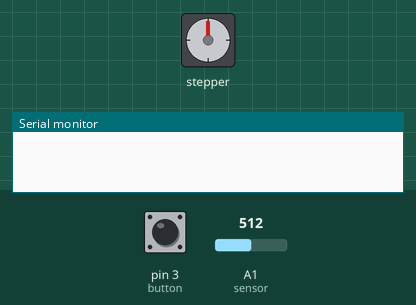
Recording of a sketch running on a simulated Arduino Uno, built with avr-gcc and run on an emulated ATmega328P. Shown: stepper motor, the last lines printed to the serial monitor. Inputs (shaded band) come from the test bench; at power-on: pin 3 (button) HIGH, A1 (sensor) = 512. Stepper angles assume 512 steps per turn.

Above: at 1.2 s.
1.3 s: pin 3 (button) pulled LOW for 0.15 s
At 2.08 s:
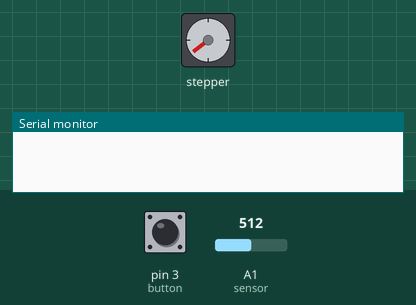
At 3.4 s:
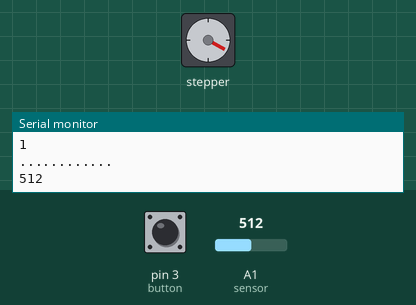
4.3 s: pin 3 (button) pulled LOW for 3.2 s
10.5 s: pin 3 (button) pulled LOW for 1 s
At 10.83 s:
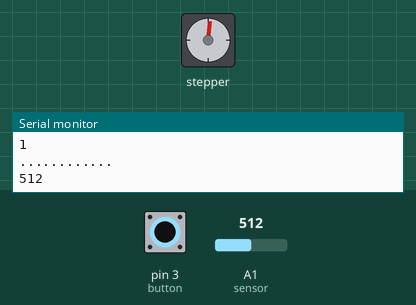
Timing chart, 0 to 15.9 s (numbered marks = the images above; inputs shaded):
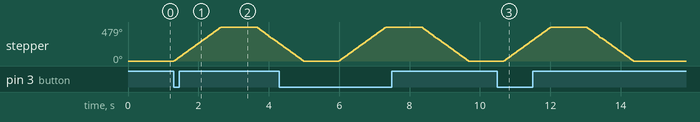

The sketch:

sketch_oct20a.ino
```cpp
#include <Stepper.h>

const int sensor = A1;
const int button = 3;
bool buttonValue = 1;

const int stepPerRevolution = 512;


const int vel = 60;

unsigned long initialTime = 0;
unsigned long finalTime = 0;
unsigned long time = 0; //segundos

const float vLinear = 0.0117602996254682; // 2 * 3.14 * raio * 0,2998500749625187(frequencia) = m/s

float spaceVariation = 0; //metros
float totalSpace = 0;
int readings = 0;


Stepper Stepper(stepPerRevolution, 4, 6, 5, 7);
int ldrValue = 0;

void setup() {
  pinMode(sensor, INPUT);
  pinMode(button, INPUT_PULLUP);
  Stepper.setSpeed(vel);
  Serial.begin(9600);
}

void loop() {
  buttonValue = digitalRead(button);
  if(!buttonValue){
    spin();
  }
}

void spin(){
  // ldrValue = analogRead(sensor);

  do{
    initialTime = millis();
    Stepper.step(682);
    finalTime = millis();

    time = (finalTime - initialTime) / 1000;
    spaceVariation = vLinear * time;
    totalSpace = totalSpace + spaceVariation;

    readings++;

    ldrValue = analogRead(sensor);


    Serial.println("............");
    Serial.println(spaceVariation);
    Serial.println(totalSpace);
    Serial.println(readings);
    Serial.println("............");
    Serial.println(analogRead(sensor));

    delay(1000);
  }while(ldrValue < 100 && totalSpace < 0.5);

  if (totalSpace){
    totalSpace = 0;
    Stepper.step(-682 * readings);
    readings = 0;
  }

  delay(1000);
}
```

Measured:
- after the input at 1.3 s, stepper: turns 479° clockwise in 1.3 s, then 232° counter-clockwise in 0.63 s
- after the input at 10.5 s, stepper: turns 479° clockwise in 1.3 s, then 479° counter-clockwise in 1.3 s
